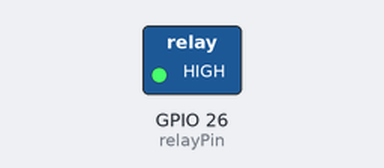
Bench run of a sketch on a simulated ESP32. Shown: switched loads named in the sketch (green lamp = pin HIGH). What the sketch prints to the serial monitor is not drawn.

Above: at 1.0 s.
At 3.0 s:
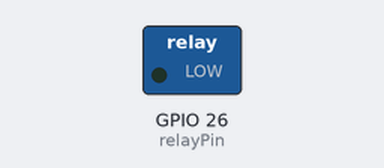
Timing chart, 0 to 5.2 s (numbered marks = the images above):
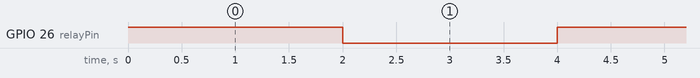

Measured:
- by itself, GPIO 26 (relayPin): alternates HIGH for 2.0 s and LOW for 2.0 s

The sketch:

relay.ino
```cpp
// রিলে দিয়ে বাতি জ্বালাও-নেভাও (Relay module) — ESP32 বোর্ড
// রিলে মডিউল: VCC→VIN, GND→GND, IN→D26, জাম্পার H-এ।
// বাতির সার্কিট আলাদা: ব্যাটারির + থেকে COM, NO থেকে ২২০ Ω হয়ে LED, LED থেকে ব্যাটারির −।

const int relayPin = 26;

void setup() {
  pinMode(relayPin, OUTPUT);
  Serial.begin(115200);
}

void loop() {
  digitalWrite(relayPin, HIGH);     // জাম্পার H-এ: HIGH মানে রিলে চালু
  Serial.println("রিলে চালু: বাতি জ্বলছে");
  delay(2000);
  digitalWrite(relayPin, LOW);
  Serial.println("রিলে বন্ধ: বাতি নিভেছে");
  delay(2000);
}
```
